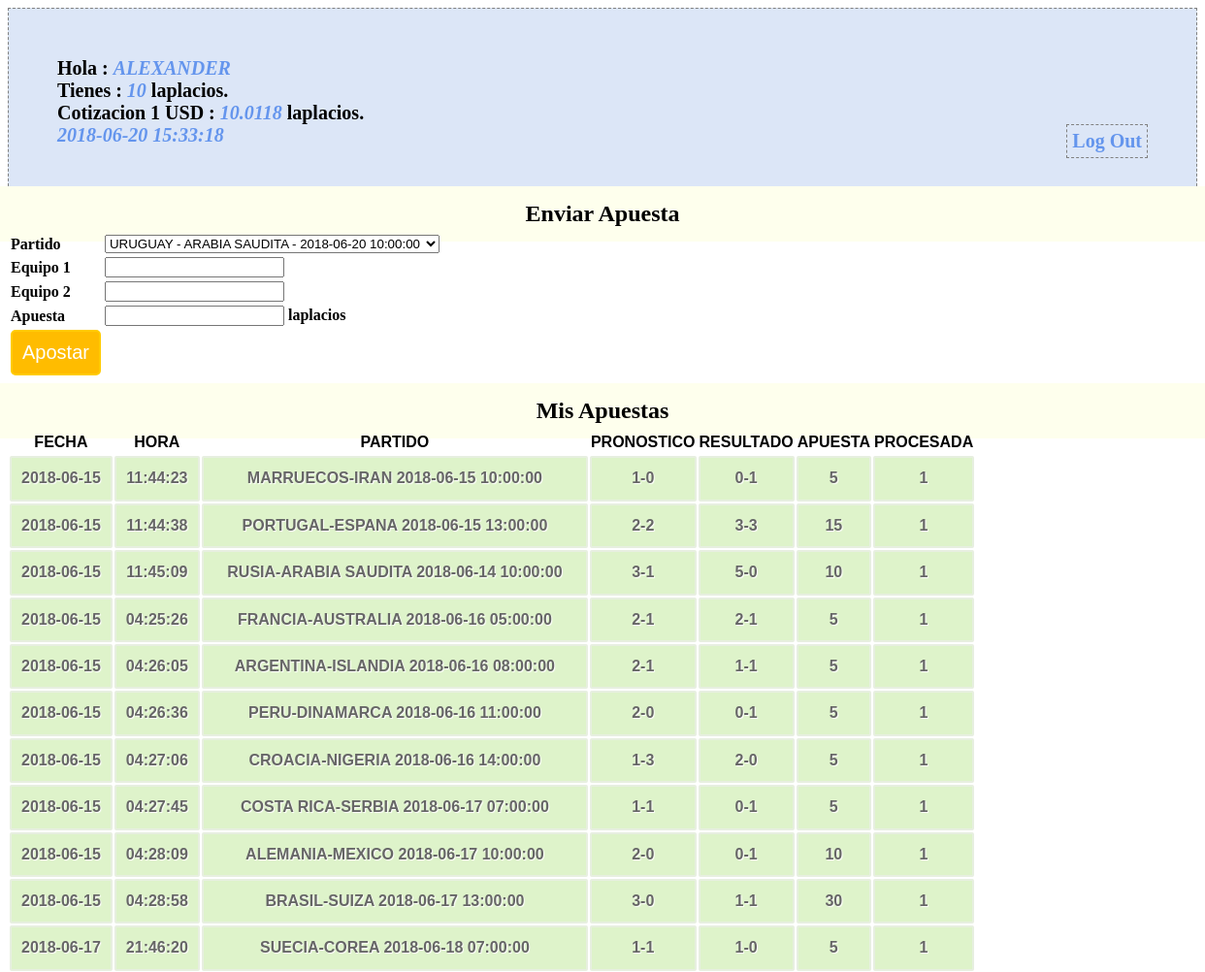
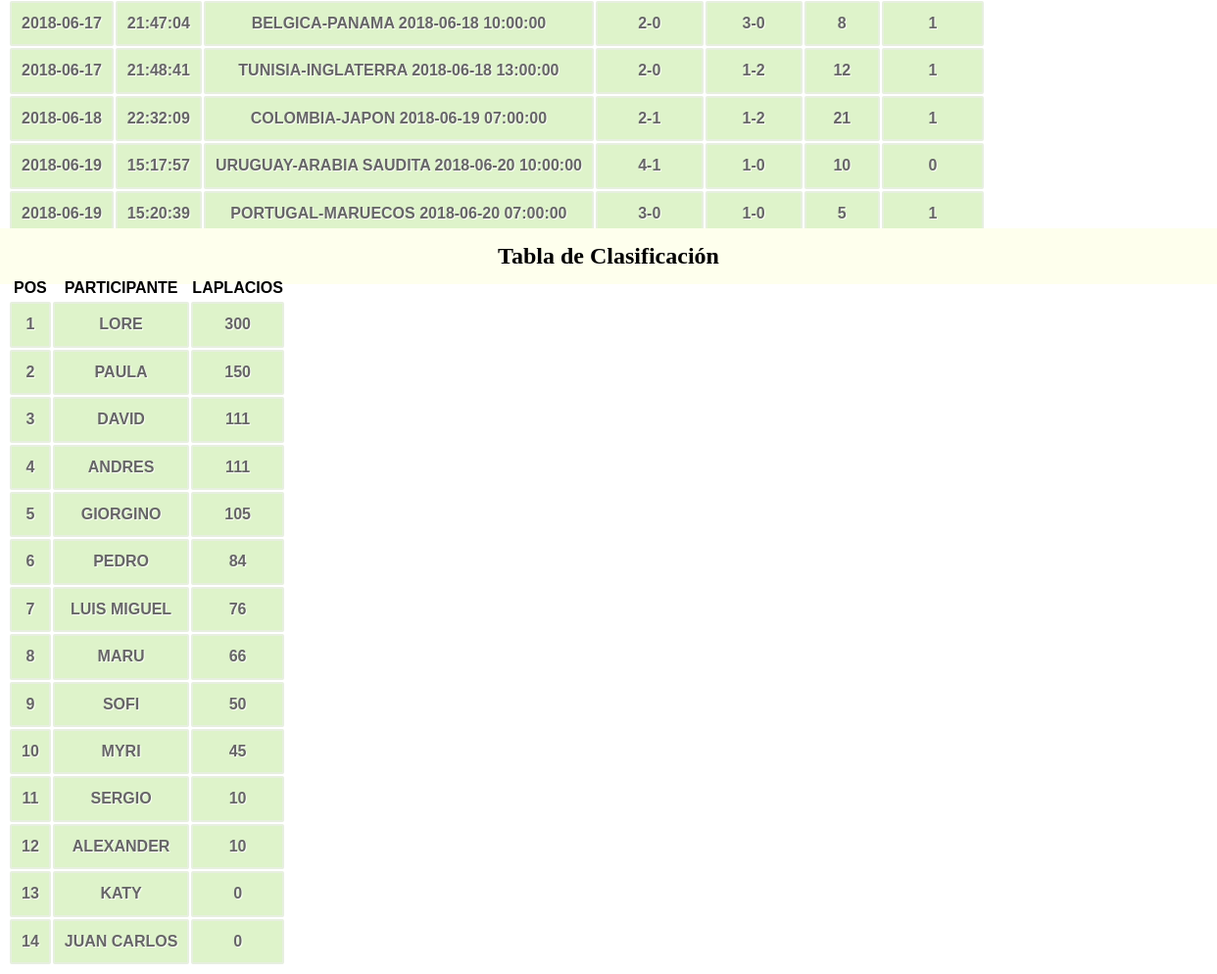
Page /profile.php (signed in) on the earlier database version (2 pictures, top to bottom).
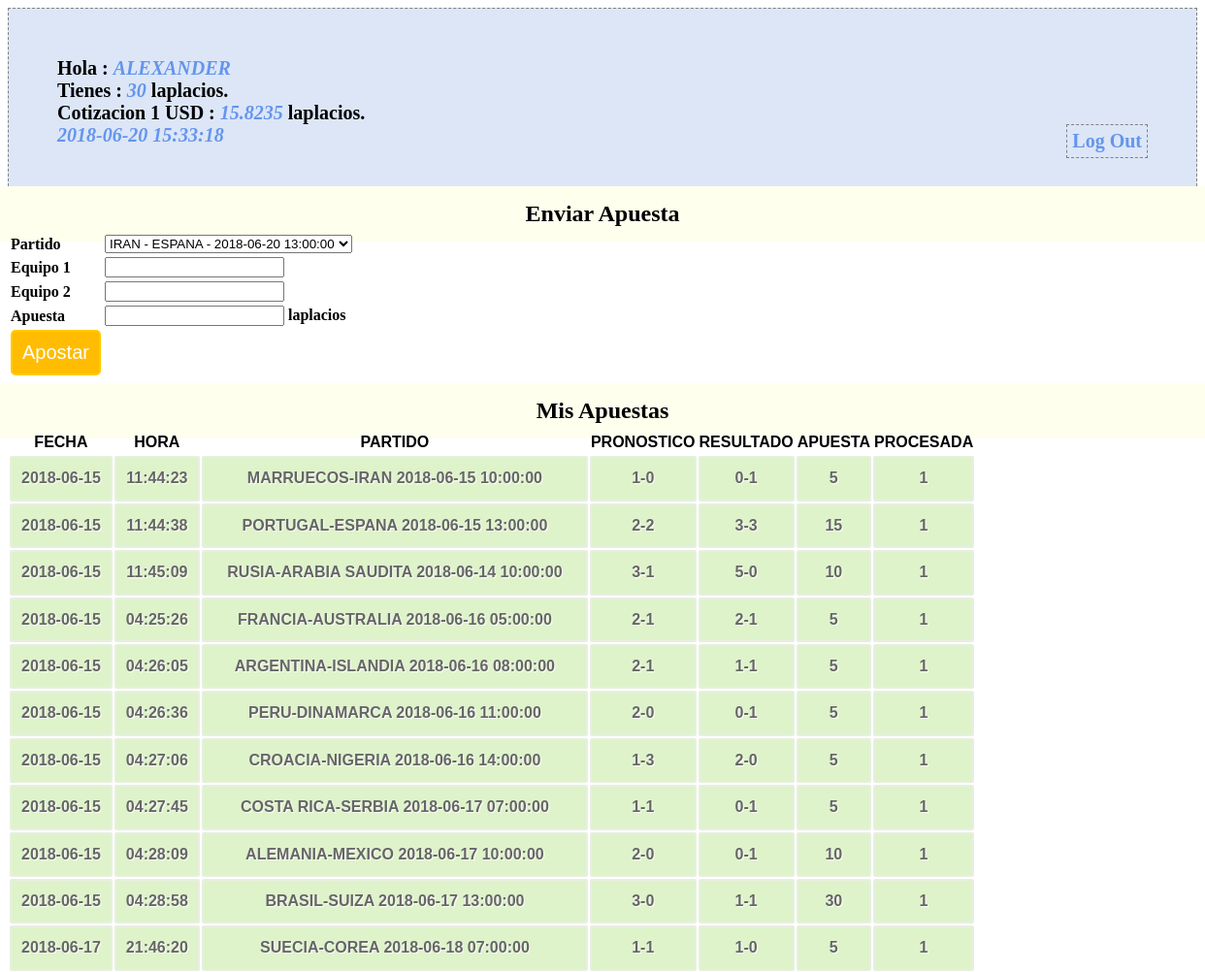
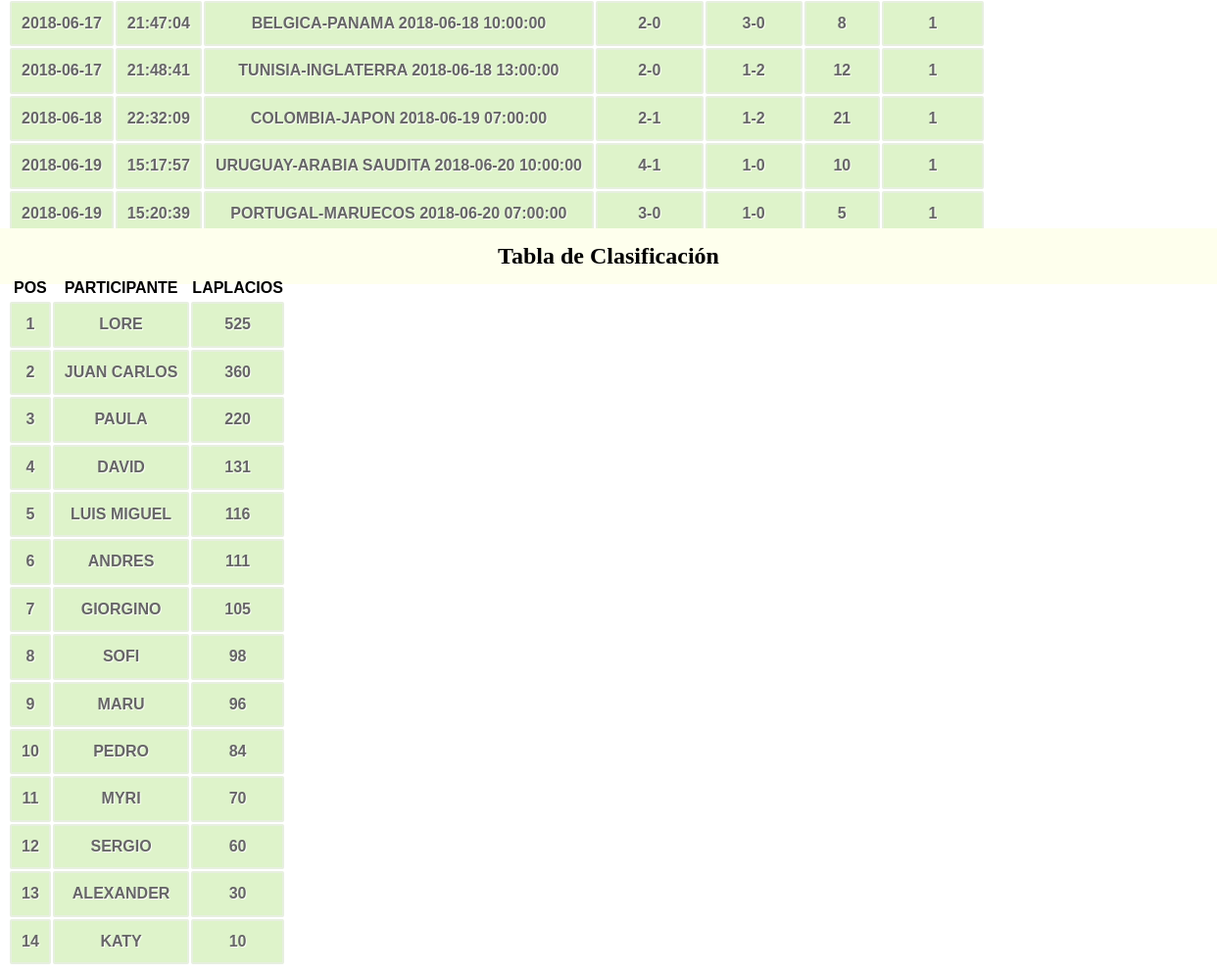
Same page on the later database version (2 pictures, top to bottom).
### tables this page shows
CREATE TABLE `participantes` (
  `id_participante` bigint(20) unsigned NOT NULL AUTO_INCREMENT COMMENT 'id participante',
  `nombre` varchar(60) NOT NULL COMMENT 'nombre participante',
  `saldo` int(11) NOT NULL COMMENT 'valor del saldo',
  `passwd` varchar(10) NOT NULL,
  PRIMARY KEY (`id_participante`),
  UNIQUE KEY `id_participante` (`id_participante`)
);

CREATE TABLE `banco_central_laplacio` (
  `total_laplacios` int(11) NOT NULL,
  `total_dolares` int(11) NOT NULL,
  `reserva` int(11) NOT NULL,
  `impresos` int(11) NOT NULL,
  `cotizacion` float NOT NULL
);

CREATE TABLE `apuestas` (
  `id_apuesta` bigint(20) unsigned NOT NULL AUTO_INCREMENT,
  `id_participante` bigint(20) NOT NULL,
  `id_partido` bigint(20) NOT NULL,
  `apuesta_equipo_1` int(11) NOT NULL,
  `apuesta_equipo_2` int(11) NOT NULL,
  `apuesta_valor` int(11) NOT NULL,
  `apuesta_fecha` date NOT NULL,
  `apuesta_hora` time NOT NULL,
  `procesada` tinyint(1) DEFAULT NULL,
  PRIMARY KEY (`id_apuesta`),
  UNIQUE KEY `id_apuesta` (`id_apuesta`)
);

CREATE TABLE `partidos` (
  `id_partido` bigint(20) unsigned NOT NULL AUTO_INCREMENT,
  `equipo_1` varchar(50) NOT NULL,
  `equipo_2` varchar(50) NOT NULL,
  `fecha` date NOT NULL,
  `hora` time NOT NULL,
  `resultado_equipo_1` int(11) DEFAULT NULL,
  `resultado_equipo_2` int(11) DEFAULT NULL,
  `revisado` tinyint(1) DEFAULT NULL,
  PRIMARY KEY (`id_partido`),
  UNIQUE KEY `id_partido` (`id_partido`)
);

### conn.php (called while the page is built, shortened)
<?php
$connection = mysql_connect("localhost", "laplacios2018", "");
$user_check=$_SESSION['login_user'];
$ses_sql=mysql_query("select id_participante,nombre,saldo from participantes where nombre='$user_check'", $connection);
$row = mysql_fetch_assoc($ses_sql);
$login_session =$row['nombre'];
$login_id = $row['id_participante'];
$login_saldo = $row['saldo'];
?>

### session.php (called while the page is built, shortened)
<?php
require_once('conn.php');
$current_date = date('Y-m-d');
$current_time = date('H:i:s');
$games_query=mysql_query("SELECT DISTINCT id_partido,equipo_1,equipo_2,fecha,hora FROM partidos WHERE fecha >= '$current_date' AND revisado='0'",$connection);
$bets_query=mysql_query("select * from apuestas where id_participante='$login_id'");
$leader_query= mysql_query("select nombre,saldo from participantes order by saldo desc");
$total_banco_prev_query = mysql_query("SELECT * FROM banco_central_laplacio WHERE 1");
$total_banco_prev_row = mysql_fetch_array($total_banco_prev_query);
?>

### profile.php (the view, shortened to what this page needs)
<?php
include('session.php');
?>
<!DOCTYPE html>
<html>
<head>
<link href="style.css" rel="stylesheet" type="text/css">
</head>
<body>
<div id="profile">
<b id="welcome">Hola : <i><?php echo $login_session;?></i></b><br/>
<b>Tienes : <i><?php echo $login_saldo;?></i> laplacios.</b><br/>
<b>Cotizacion 1 USD : <i><?php echo $total_banco_prev_row[4];?></i> laplacios.</b><br/>
<b><i><?php echo $current_date.' '.$current_time; ?></i>
<b id="logout"><a href="logout.php">Log Out</a></b>
</div>
<div>
  <h2>Enviar Apuesta</h2>
  <form id="form" name="form" method="post" action="">
  <table>
    <tr>
      <td>Partido</td>
      <td>
        <select name="id_partido">
          <?php
          while($game = mysql_fetch_array($games_query)) {
            $partido_name = $game[1] . " - " . $game[2] . " - " . $game[3] . " " . $game[4];
            echo '<option value="'.$game[0].'">'.$partido_name.'</option>';
          }
          echo "</select>";
          ?>
      </td>
    </tr>
    <tr>
      <td>Equipo 1</td>
      <td><input id="number" min="0" step="1" type="number" name="apuesta_equipo_1" /></td>
    </tr>
    <tr>
      <td>Equipo 2</td>
      <td><input id="number" min="0" step="1" type="number" name="apuesta_equipo_2" /></td>
    </tr>
    <tr>
      <td>Apuesta</td>
      <td><input id="number" min="0" step="1" type="number" name="apuesta_valor" /> laplacios</td>
    </tr>
    <tr>
      <td><input type="submit" name="submit" id="submit" value="Apostar" /></td>
    </tr>
  </table>
  </form>
</div>
<div class="">
  <h2>Mis Apuestas</h2>
  <table class="table1">
    <thead>
      <tr>
        <th>FECHA</th>
        <th>HORA</th>
        <th>PARTIDO</th>
        <th>PRONOSTICO</th>
        <th>RESULTADO</th>
        <th>APUESTA</th>
        <th>PROCESADA</th>
      </tr>
    </thead>
    <tbody>
    <?php
      while($bet = mysql_fetch_array($bets_query)){
        $g_query = mysql_query("select * from partidos where id_partido='$bet[2]'");
        $g_row = mysql_fetch_array($g_query);
        $match = $g_row[1].'-'.$g_row[2].' '.$g_row[3].' '.$g_row[4];
        $pron = $bet[3].'-'.$bet[4];
        $resultado = $g_row[5].'-'.$g_row[6];
        echo '<tr><td>'.$bet[6].'</td>'.'<td>'.$bet[7].'</td>'.'<td>'.$match.'</td>'.'<td>'.$pron.'</td><td>'.$resultado.'</td><td>'.$bet[5].'</td><td>'.$bet[8].'</td></tr>';
      }
    ?>
    </tbody>
  </table>
</div>
<div class="">
  <h2>Tabla de Clasificación</h2>
  <table class="table1">
    <thead>
      <tr>
        <th>POS</th>
        <th>PARTICIPANTE</th>
        <th>LAPLACIOS</th>
      </tr>
    </thead>
    <tbody>
      <?php
      $indice=1;
      while ($participant = mysql_fetch_array($leader_query)){
        echo '<tr><td>'.$indice.'</td><td>'.$participant[0].'</td><td>'.$participant[1].'</td></tr>';
        $indice = $indice+1;
      }
      ?>
    </tbody>
  </table>
</div>
</body>

### style.css (style rules this page uses)
h2 { background-color:#FEFFED; text-align:center; border-radius:10px 10px 0 0; margin:-10px -40px; padding:15px }
input[type=submit] { width:100%; background-color:#FFBC00; color:#fff; border:2px solid #FFCB00; padding:10px; font-size:20px; cursor:pointer; border-radius:5px; margin-bottom:15px }
#profile { padding:50px; border:1px dashed grey; font-size:20px; background-color:#DCE6F7 }
#logout { float:right; padding:5px; border:dashed 1px gray }
a { text-decoration:none; color:#6495ed }
i { color:#6495ed }
table.table1 { font-family: "Trebuchet MS", sans-serif; font-size: 16px; font-weight: bold; line-height: 1.4em; font-style: normal; border-collapse:separate; }
.table1 tbody td { padding:10px; text-align:center; background-color:#DEF3CA; border: 2px solid #E7EFE0; -moz-border-radius:2px; -webkit-border-radius:2px; border-radius:2px; color:#666; text-shadow:1px 1px 1px #fff; }

Differences in the rows shown:
removed banco_central_laplacio: cotizacion "10.0118"
changed participantes "ALEXANDER": saldo "10" → "30"
added banco_central_laplacio: cotizacion "15.8235"
changed apuestas "URUGUAY-ARABIA SAUDITA 2018-06-20 10:00:00": procesada "0" → "1"
changed participantes "LORE": saldo "300" → "525"
changed participantes "JUAN CARLOS": saldo "0" → "360"; moves up the list
changed participantes "PAULA": saldo "150" → "220"
changed participantes "DAVID": saldo "111" → "131"
changed participantes "LUIS MIGUEL": saldo "76" → "116"; moves up the list
changed participantes "SOFI": saldo "50" → "98"; moves up the list
changed participantes "MARU": saldo "66" → "96"; moves down the list
changed participantes "MYRI": saldo "45" → "70"
changed participantes "SERGIO": saldo "10" → "60"
changed participantes "KATY": saldo "0" → "10"
Other differences:
form field id_partido: "URUGUAY - ARABIA SAUDITA - 2018-06-20 10:00:00" → "IRAN - ESPANA - 2018-06-20 13:00:00"
